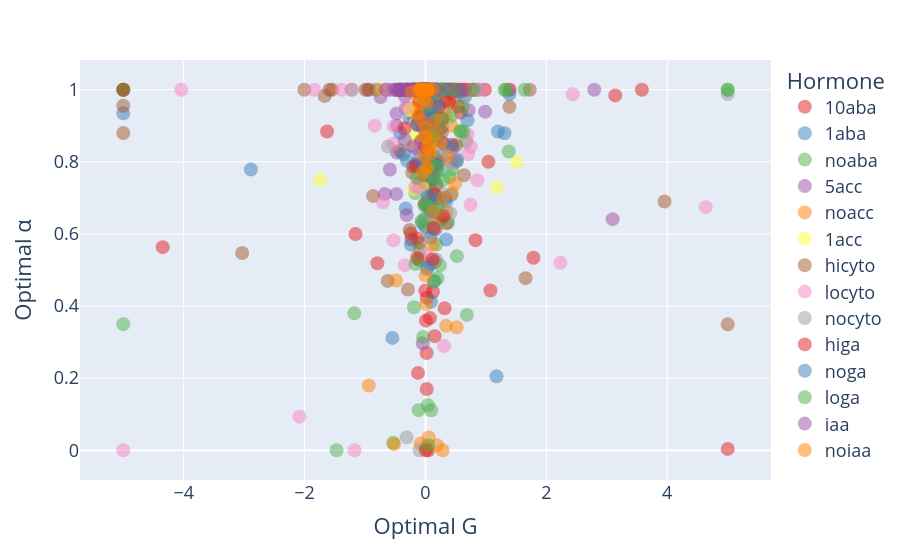

Write notebook code for a chart like this one.
### Code cell
fig = px.scatter(
    hormone_df,
    x=G_column,
    y=alpha_column,
    color=hormone_df["hormone"].astype(str),
    hover_name="arbor name",
    opacity=0.5,
    color_discrete_sequence=px.colors.qualitative.Set1,
)

fig.update_traces(marker=dict(size=14))
fig.update_layout(
    font=dict(size=18),
    legend_title_text="Hormone",
    xaxis_title="Optimal G",
    yaxis_title="Optimal α",
    showlegend=True
)

fig.show()
fig.write_html("docs/Optimal_G_alpha_hormone.html")
